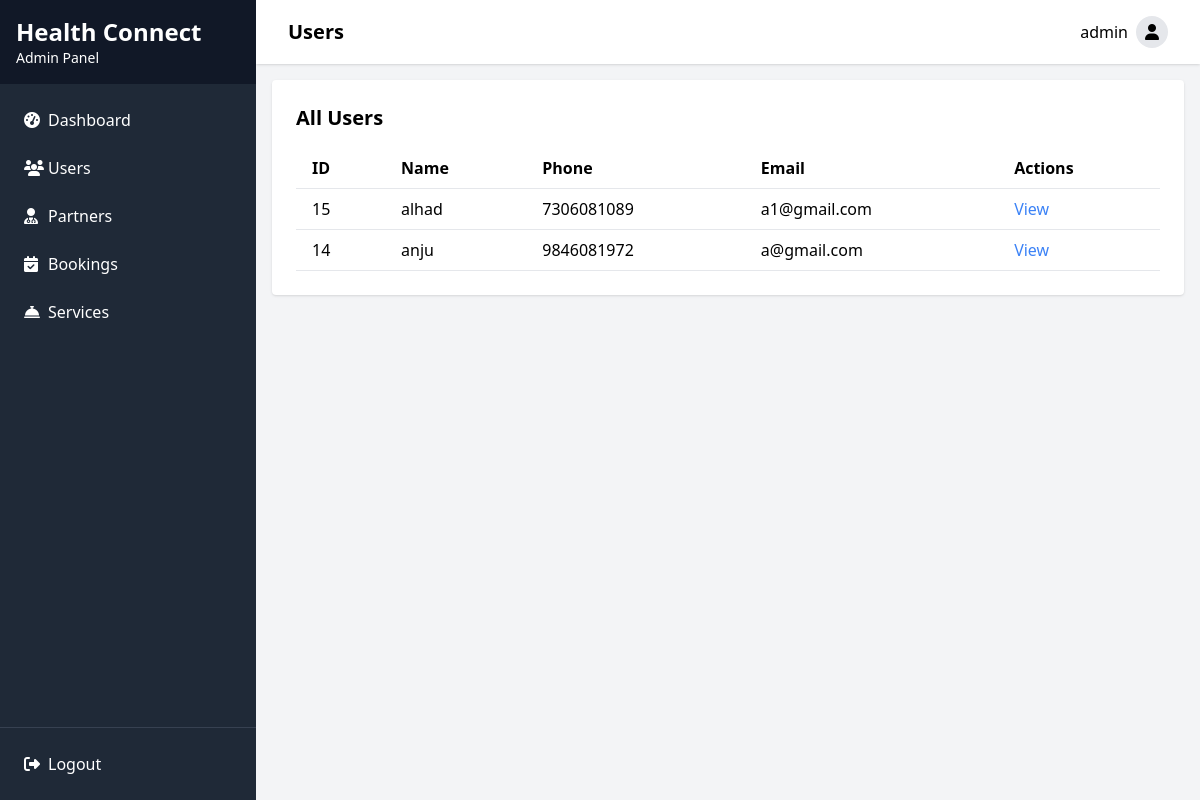
The app's page /adminapp/users/ (signed in) with its own data.
### authentication/models.py (models this page shows, shortened)
class CustomUser(AbstractBaseUser):
    phone_number = models.CharField(max_length=15, unique=True)
    email = models.EmailField(unique=True)
    full_name = models.CharField(max_length=255)
    is_partner = models.BooleanField(default=False)
    USERNAME_FIELD = 'phone_number'
    REQUIRED_FIELDS = ['email', 'full_name']
    is_staff = models.BooleanField(default=False)
    is_active = models.BooleanField(default=True)
    is_superuser = models.BooleanField(default=False)
    objects = UserManager()

### adminapp/views.py (the view)
    def wrapper(request, *args, **kwargs):
        if not request.user.is_authenticated or not request.user.is_superuser:
            return redirect('adminapp:login')
        return view_func(request, *args, **kwargs)

### adminapp/views.py (called while the page is built)
def admin_required(view_func):
    def wrapper(request, *args, **kwargs):
        if not request.user.is_authenticated or not request.user.is_superuser:
            return redirect('adminapp:login')
        return view_func(request, *args, **kwargs)
    return wrapper

@admin_required
def user_list(request):
    users = CustomUser.objects.filter(is_partner=False, is_superuser=False).order_by('-id')
    paginator = Paginator(users, 20)  # 20 users per page
    page_number = request.GET.get('page')
    page_obj = paginator.get_page(page_number)
    return render(request, 'adminapp/user_list.html', {'page_obj': page_obj})

### adminapp/templates/adminapp/user_list.html (shortened to what this page needs)
{% extends 'adminapp/base.html' %}
{% block header %}Users{% endblock %}
{% block content %}
<div class="mb-4 flex justify-between items-center">
    <h2 class="text-xl font-semibold">All Users</h2>
</div>
<div class="overflow-x-auto">
    <table class="min-w-full bg-white">
        <thead>
            <tr>
                <th class="py-2 px-4 border-b text-left">ID</th>
                <th class="py-2 px-4 border-b text-left">Name</th>
                <th class="py-2 px-4 border-b text-left">Phone</th>
                <th class="py-2 px-4 border-b text-left">Email</th>
                <th class="py-2 px-4 border-b text-left">Actions</th>
            </tr>
        </thead>
        <tbody>
            {% for user in page_obj %}
            <tr>
                <td class="py-2 px-4 border-b">{{ user.id }}</td>
                <td class="py-2 px-4 border-b">{{ user.full_name }}</td>
                <td class="py-2 px-4 border-b">{{ user.phone_number }}</td>
                <td class="py-2 px-4 border-b">{{ user.email }}</td>
                <td class="py-2 px-4 border-b">
                    <a href="#" class="text-blue-500 hover:underline mr-2">View</a>
                </td>
            </tr>
            {% empty %}
            <tr>
                <td colspan="5" class="py-4 text-center text-gray-500">No users found</td>
            </tr>
            {% endfor %}
        </tbody>
    </table>
</div>
{% endblock %}

### adminapp/templates/adminapp/base.html (shortened to what this page needs)
<!DOCTYPE html>
<html lang="en">
<head>
    <script src="https://cdn.tailwindcss.com"></script>
    <link rel="stylesheet" href="https://cdnjs.cloudflare.com/ajax/libs/font-awesome/6.4.0/css/all.min.css">
</head>
<body class="bg-gray-100 min-h-screen flex flex-col">
    {% if user.is_authenticated and user.is_superuser %}
    <div class="flex min-h-screen">
        <div class="bg-gray-800 text-white w-64 flex flex-col">
            <div class="p-4 bg-gray-900">
                <h2 class="text-2xl font-bold">Health Connect</h2>
                <p class="text-sm">Admin Panel</p>
            </div>
            <nav class="flex-1 p-4">
                <ul>
                    <li class="mb-2">
                        <a href="{% url 'adminapp:dashboard' %}" class="flex items-center p-2 rounded hover:bg-gray-700">
                            <i class="fas fa-tachometer-alt w-6"></i>
                            <span>Dashboard</span>
                        </a>
                    </li>
                    <li class="mb-2">
                        <a href="{% url 'adminapp:user_list' %}" class="flex items-center p-2 rounded hover:bg-gray-700">
                            <i class="fas fa-users w-6"></i>
                            <span>Users</span>
                        </a>
                    </li>
                    <li class="mb-2">
                        <a href="{% url 'adminapp:partner_list' %}" class="flex items-center p-2 rounded hover:bg-gray-700">
                            <i class="fas fa-user-md w-6"></i>
                            <span>Partners</span>
                        </a>
                    </li>
                    <li class="mb-2">
                        <a href="{% url 'adminapp:booking_list' %}" class="flex items-center p-2 rounded hover:bg-gray-700">
                            <i class="fas fa-calendar-check w-6"></i>
                            <span>Bookings</span>
                        </a>
                    </li>
                    <li class="mb-2">
                        <a href="{% url 'adminapp:service_list' %}" class="flex items-center p-2 rounded hover:bg-gray-700">
                            <i class="fas fa-concierge-bell w-6"></i>
                            <span>Services</span>
                        </a>
                    </li>
                </ul>
            </nav>
            <div class="p-4 border-t border-gray-700">
                <a href="{% url 'adminapp:logout' %}" class="flex items-center p-2 rounded hover:bg-gray-700">
                    <i class="fas fa-sign-out-alt w-6"></i>
                    <span>Logout</span>
                </a>
            </div>
        </div>
        <div class="flex-1 flex flex-col overflow-hidden">
            <header class="bg-white shadow">
                <div class="max-w-7xl mx-auto px-4 sm:px-6 lg:px-8 py-4 flex justify-between items-center">
                    <h1 class="text-xl font-semibold">{% block header %}Dashboard{% endblock %}</h1>
                    <div class="flex items-center">
                        <span class="mr-2">{{ user.full_name }}</span>
                        <button class="rounded-full h-8 w-8 bg-gray-200 flex items-center justify-center">
                            <i class="fas fa-user"></i>
                        </button>
                    </div>
                </div>
            </header>
            <main class="flex-1 overflow-auto p-4">
                <div class="bg-white p-6 rounded shadow">
                    {% block content %}{% endblock %}
                </div>
            </main>
        </div>
    </div>
    {% endif %}
</body>
</html>

### records on screen
CustomUser: full_name "admin"
CustomUser: id "15", full_name "alhad", phone_number "7306081089", email "a1@gmail.com"
CustomUser: id "14", full_name "anju", phone_number "9846081972", email "a@gmail.com"
